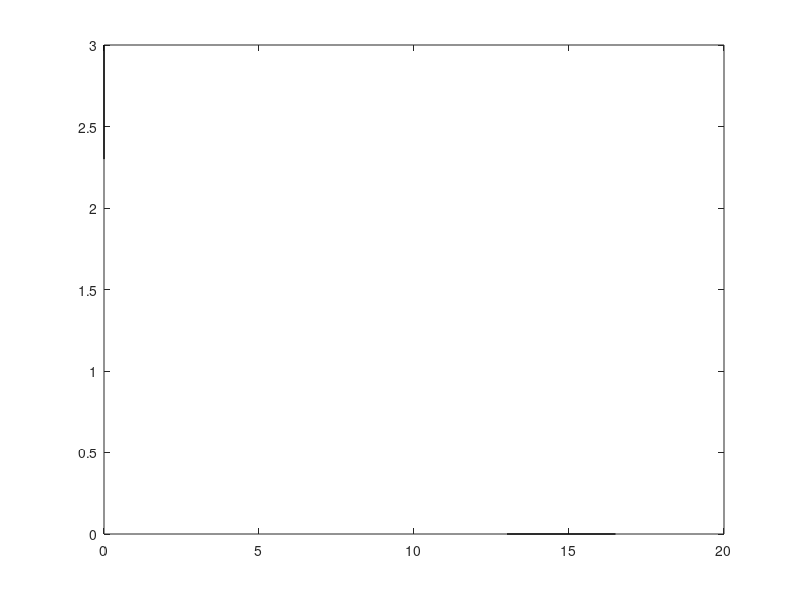

Recreate this plot in MATLAB.
disp('Enter the following Data\n: ');
l1 = input('L1: ');
l2 = input('L2: ');
l3 = input('L3: ');
q1_min = input('q1_min: ');
q1_max = input('q1_max: ');
q2_min = input('q2_min: ');
q2_max = input('q2_max: ');
q3_min = input('q3_min: ');
q3_max = input('q3_max: ');
% l1=500;l2=300;l3=400;
t1=linspace(q1_min, q1_max, 200)*pi/180;
t2=linspace(q2_min, q2_max, 200)*pi/180;
t3=linspace(q3_min, q3_max, 200)*pi/180;
[q1,q2,q3]=ndgrid(t1,t2,t3);  % This will create matrices of 90x90x90 for each variable
xM = l1 * cos(q1) + l2 * cos(q1 + q2) + l3 * cos(q1 + q2 + q3);
yM = l1 * sin(q1) + l2 * sin(q1 + q2) + l3 * sin(q1 + q2 + q3);
plot(xM(:),yM(:))

xL = xlim;
yL = ylim;
line(xL, [0 0],'color','k','linewidth',1)  %Draw x-axis
line([0 0], yL,'color','k','linewidth',1)  %Draw y-axis